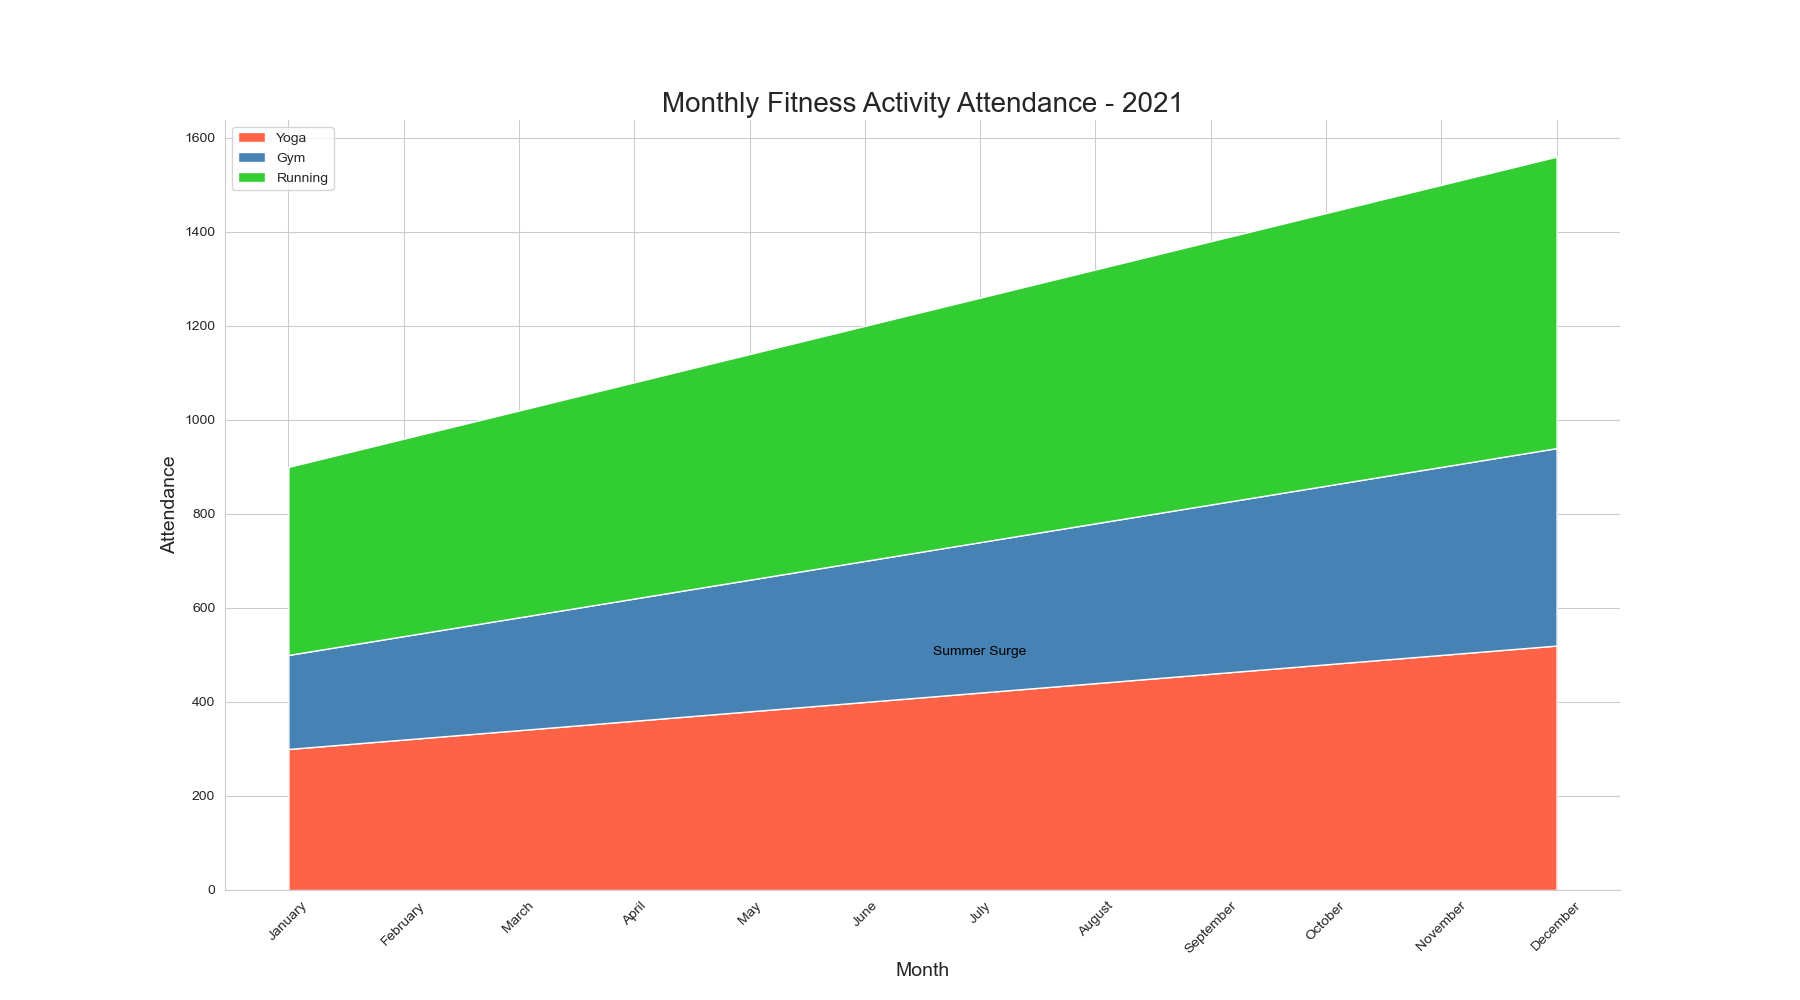

Write the Python code that produced this figure.

import pandas as pd
import seaborn as sns
import matplotlib.pyplot as plt

data = pd.DataFrame({
    'Month': ['January', 'February', 'March', 'April', 'May', 'June',
              'July', 'August', 'September', 'October', 'November', 'December'],
    'Yoga': [300, 320, 340, 360, 380, 400, 
             420, 440, 460, 480, 500, 520],
    'Gym': [200, 220, 240, 260, 280, 300,
            320, 340, 360, 380, 400, 420],
    'Running': [400, 420, 440, 460, 480, 500,
                520, 540, 560, 580, 600, 620]
})

data = data.set_index('Month')
data.index = pd.CategoricalIndex(data.index, 
                                 categories=['January', 'February', 'March', 'April', 'May', 'June',
                                             'July', 'August', 'September', 'October', 'November', 'December'], 
                                 ordered=True)
data = data.sort_index()

plt.figure(figsize=(18, 10))
sns.set_style("whitegrid")

colors = ["#FF6347", "#4682B4", "#32CD32"]

plt.stackplot(data.index, data['Yoga'], data['Gym'], data['Running'], labels=['Yoga', 'Gym', 'Running'], colors=colors)

plt.title('Monthly Fitness Activity Attendance - 2021', fontsize=20)
plt.ylabel('Attendance', fontsize=14)
plt.xlabel('Month', fontsize=14)
plt.xticks(rotation=45)
plt.legend(loc='upper left')

plt.text('July', 500, 'Summer Surge', horizontalalignment='center', color='black')

sns.despine()
plt.show()
